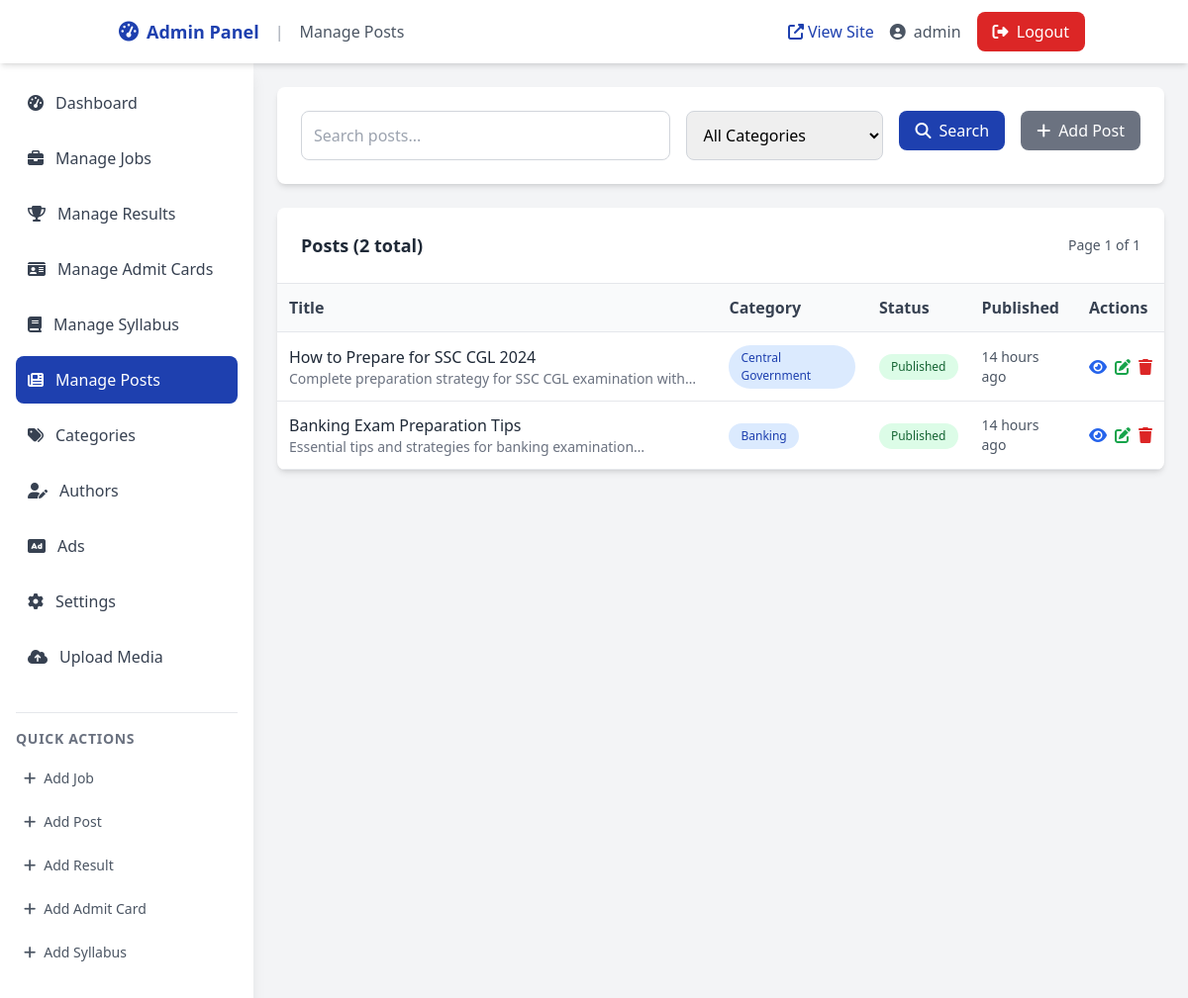
The page /admin/posts.php (signed in) on the database its author committed.
### tables this page shows
CREATE TABLE posts (
  id INT AUTO_INCREMENT PRIMARY KEY,
  title VARCHAR(255) NOT NULL,
  slug VARCHAR(255) NOT NULL UNIQUE,
  excerpt TEXT,
  content LONGTEXT,
  category_id INT,
  status ENUM('draft','published') DEFAULT 'published',
  meta_title VARCHAR(255),
  meta_description VARCHAR(255),
  thumbnail_url VARCHAR(500) NULL,
  author_id INT NULL,
  extras JSON NULL,
  published_at DATETIME DEFAULT CURRENT_TIMESTAMP,
  created_at TIMESTAMP DEFAULT CURRENT_TIMESTAMP,
  updated_at TIMESTAMP NULL,
  FOREIGN KEY (category_id) REFERENCES categories(id) ON DELETE SET NULL,
  FOREIGN KEY (author_id) REFERENCES authors(id) ON DELETE SET NULL,
  FULLTEXT KEY ft_posts_main (title, excerpt, content),
  KEY idx_posts_published_at (published_at)
);

CREATE TABLE categories (
  id INT AUTO_INCREMENT PRIMARY KEY,
  name VARCHAR(100) NOT NULL,
  slug VARCHAR(150) NOT NULL UNIQUE
);

### src/db.php (called while the page is built, shortened)
<?php
class Database {
    private static $instance = null;
    private $connection;
    private function __construct() {
        try {
            $this->connection = new PDO(
                "mysql:host=" . DB_HOST . ";dbname=" . DB_NAME . ";charset=utf8mb4",
                DB_USER,
                DB_PASS,
                [
                    PDO::ATTR_ERRMODE => PDO::ERRMODE_EXCEPTION,
                    PDO::ATTR_DEFAULT_FETCH_MODE => PDO::FETCH_ASSOC,
                    PDO::ATTR_EMULATE_PREPARES => false
                ]
            );
        } catch (PDOException $e) {
            error_log("Database connection failed: " . $e->getMessage());
            $this->connection = null;
        }
    }
    public static function getInstance() {
        if (self::$instance === null) {
            self::$instance = new self();
        }
        return self::$instance;
    }
    public function query($sql, $params = []) {
        $stmt = $this->connection->prepare($sql);
        $stmt->execute($params);
        return $stmt;
    }
    public function fetchAll($sql, $params = []) {
        return $this->query($sql, $params)->fetchAll();
    }
    public function fetchOne($sql, $params = []) {
        return $this->query($sql, $params)->fetch();
    }
}
function getDB() {
    return Database::getInstance();
}
?>

### src/models/Post.php (called while the page is built, shortened)
<?php
require_once __DIR__ . '/../db.php';
class Post {
    private $db;
    public function __construct() {
        $this->db = getDB();
    }
    public function getAll($limit = 15, $offset = 0, $category = null) {
        $sql = "SELECT p.*, c.name as category_name, c.slug as category_slug,
                        a.name as author_name, a.avatar_url as author_avatar
                FROM posts p
                LEFT JOIN categories c ON p.category_id = c.id
                LEFT JOIN authors a ON p.author_id = a.id
                WHERE p.status = 'published'";
        $params = [];
        $sql .= " ORDER BY p.published_at DESC LIMIT ? OFFSET ?";
        $params[] = $limit;
        $params[] = $offset;
        return $this->db->fetchAll($sql, $params);
    }
    public function getCount($category = null) {
        $sql = "SELECT COUNT(*) as count FROM posts p";
        $params = [];
        if ($category) {
            $sql .= " LEFT JOIN categories c ON p.category_id = c.id WHERE p.status = 'published' AND c.slug = ?";
            $params[] = $category;
        } else {
            $sql .= " WHERE p.status = 'published'";
        }
        $result = $this->db->fetchOne($sql, $params);
        return $result['count'];
    }
}
?>

### src/helpers.php (called while the page is built, shortened)
<?php
require_once __DIR__ . '/models/Ad.php';
require_once __DIR__ . '/db.php';
function timeAgo($datetime) {
    $time = time() - strtotime($datetime);
    if ($time < 86400) return floor($time/3600) . ' hours ago';
    return floor($time/31536000) . ' years ago';
}
function paginate($totalItems, $currentPage = 1, $itemsPerPage = POSTS_PER_PAGE) {
    $totalPages = ceil($totalItems / $itemsPerPage);
    $currentPage = max(1, min($totalPages, $currentPage));
    $offset = ($currentPage - 1) * $itemsPerPage;
    return [
        'total_items' => $totalItems,
        'total_pages' => $totalPages,
        'current_page' => $currentPage,
        'items_per_page' => $itemsPerPage,
        'offset' => $offset,
        'has_prev' => $currentPage > 1,
        'has_next' => $currentPage < $totalPages,
        'prev_page' => $currentPage - 1,
        'next_page' => $currentPage + 1
    ];
}
    ?>

### admin/posts.php (the view, shortened to what this page needs)
<?php
require_once '../src/db.php';
require_once '../src/helpers.php';
require_once '../src/models/Post.php';
$postModel = new Post();
$page = isset($_GET['page']) ? (int)$_GET['page'] : 1;
$search = isset($_GET['search']) ? sanitizeInput($_GET['search']) : null;
$category = isset($_GET['category']) ? sanitizeInput($_GET['category']) : null;
if ($search) {
    $posts = $postModel->search($search, POSTS_PER_PAGE ?? 15, ($page - 1) * (POSTS_PER_PAGE ?? 15));
    $totalPosts = $postModel->getCount($category);
} else {
    $posts = $postModel->getAll(POSTS_PER_PAGE ?? 15, ($page - 1) * (POSTS_PER_PAGE ?? 15), $category);
    $totalPosts = $postModel->getCount($category);
}
$perPage = POSTS_PER_PAGE ?? 15;
$pagination = paginate($totalPosts, $page, $perPage);
include 'includes/header.php';
?>
        <div class="bg-white rounded-lg shadow-md p-6 mb-6">
            <div class="flex flex-col md:flex-row gap-4">
                <div class="flex-1">
                    <input type="text" id="search-input" value="<?= htmlspecialchars($search ?? '') ?>" placeholder="Search posts..." class="form-input">
                </div>
                <div>
                    <select id="category-filter" class="form-input">
                        <option value="">All Categories</option>
                    </select>
                </div>
                <div>
                    <button onclick="applyFilters()" class="btn btn-primary">
                        <i class="fas fa-search mr-2"></i>Search
                    </button>
                </div>
                <div>
                    <a href="add-post.php" class="btn btn-secondary"><i class="fas fa-plus mr-2"></i>Add Post</a>
                </div>
            </div>
        </div>
        <div class="bg-white rounded-lg shadow-md overflow-hidden">
            <div class="p-6 border-b border-gray-200">
                <div class="flex items-center justify-between">
                    <h2 class="text-lg font-bold text-gray-800">Posts (<?= $totalPosts ?> total)</h2>
                    <div class="text-sm text-gray-600">Page <?= $pagination['current_page'] ?> of <?= $pagination['total_pages'] ?></div>
                </div>
            </div>
            <div class="overflow-x-auto">
                <table class="table w-full">
                    <thead>
                        <tr>
                            <th>Title</th>
                            <th>Category</th>
                            <th>Status</th>
                            <th>Published</th>
                            <th>Actions</th>
                        </tr>
                    </thead>
                    <tbody>
                        <?php foreach ($posts as $p): ?>
                        <tr>
                            <td>
                                <div class="font-medium text-gray-800 line-clamp-2"><?= htmlspecialchars($p['title']) ?></div>
                                <?php if (!empty($p['excerpt'])): ?>
                                <div class="text-sm text-gray-500 line-clamp-1"><?= htmlspecialchars($p['excerpt']) ?></div>
                                <?php endif; ?>
                            </td>
                            <td>
                                <?php if (!empty($p['category_name'])): ?>
                                <span class="badge badge-primary"><?= htmlspecialchars($p['category_name']) ?></span>
                                <?php endif; ?>
                            </td>
                            <td>
                                <span class="badge <?= ($p['status'] ?? 'published') === 'published' ? 'badge-success' : 'badge-warning' ?>">
                                    <?= ucfirst($p['status'] ?? 'published') ?>
                                </span>
                            </td>
                            <td class="text-sm text-gray-600"><?= timeAgo($p['published_at'] ?? $p['updated_at'] ?? '') ?></td>
                            <td>
                                <div class="flex gap-2">
                                    <a href="<?= SITE_URL ?>/post/<?= urlencode($p['slug']) ?>" target="_blank" class="text-blue-600 hover:text-blue-800" title="View"><i class="fas fa-eye"></i></a>
                                    <a href="edit-post.php?id=<?= $p['id'] ?>" class="text-green-600 hover:text-green-800" title="Edit"><i class="fas fa-edit"></i></a>
                                    <button onclick="deletePost(<?= $p['id'] ?>, '<?= addslashes($p['title']) ?>')" class="text-red-600 hover:text-red-800" title="Delete"><i class="fas fa-trash"></i></button>
                                </div>
                            </td>
                        </tr>
                        <?php endforeach; ?>
                    </tbody>
                </table>
            </div>
        </div>
    </div>
<?php include 'includes/footer.php'; ?>

### assets/css/style.css (style rules this page uses)
.line-clamp-1 { display: -webkit-box; -webkit-line-clamp: 1; line-clamp: 1; -webkit-box-orient: vertical; overflow: hidden; }
.line-clamp-2 { display: -webkit-box; -webkit-line-clamp: 2; line-clamp: 2; -webkit-box-orient: vertical; overflow: hidden; }
.badge { display: inline-flex; align-items: center; padding: 0.25rem 0.75rem; border-radius: 9999px; font-size: 0.75rem; font-weight: 500; }
.badge-primary { background-color: #dbeafe; color: #1e40af; }
.badge-success { background-color: #dcfce7; color: #166534; }
.btn { display: inline-flex; align-items: center; justify-content: center; padding: 0.5rem 1rem; border-radius: 0.5rem; font-weight: 500; text-decoration: none; transition: all 0.2s ease; cursor: pointer; border: none; }
.btn-primary { background-color: #1e40af; color: white; }
.btn-secondary { background-color: #6b7280; color: white; }
.table { width: 100%; border-collapse: collapse; }
.table th, .table td { padding: 0.75rem; text-align: left; border-bottom: 1px solid #e5e7eb; }
.table th { background-color: #f9fafb; font-weight: 600; color: #374151; }
.form-input { width: 100%; padding: 0.75rem; border: 1px solid #d1d5db; border-radius: 0.5rem; font-size: 1rem; transition: border-color 0.2s ease; }

### admin/includes/header.php (style rules this page uses)
.line-clamp-1 { display: -webkit-box; -webkit-line-clamp: 1; -webkit-box-orient: vertical; overflow: hidden; }
.line-clamp-2 { display: -webkit-box; -webkit-line-clamp: 2; -webkit-box-orient: vertical; overflow: hidden; }

### rows shown on the page
posts: title "How to Prepare for SSC CGL 2024", excerpt "Complete preparation strategy for SSC CGL examination…", category.name "Central Government", status "Published", published_at "14 hours ago"
posts: title "Banking Exam Preparation Tips", excerpt "Essential tips and strategies for banking…", category.name "Banking", status "Published", published_at "14 hours ago"

### other values the page prints
$pageTitle "Manage Posts"
$_SESSION['admin_username'] "admin"
$totalPosts "2"
$pagination['current_page'] "1"
$pagination['total_pages'] "1"
